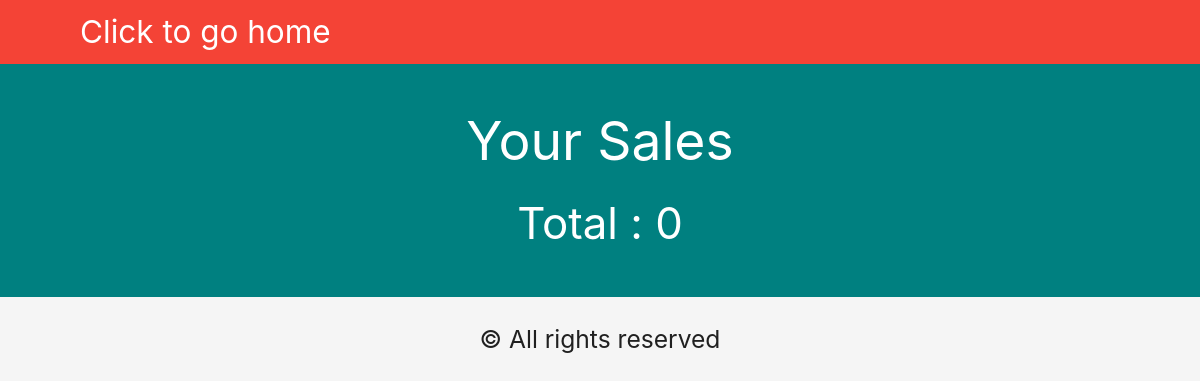
Before: /seller/view_all_sales.php (signed in) with the older database file.
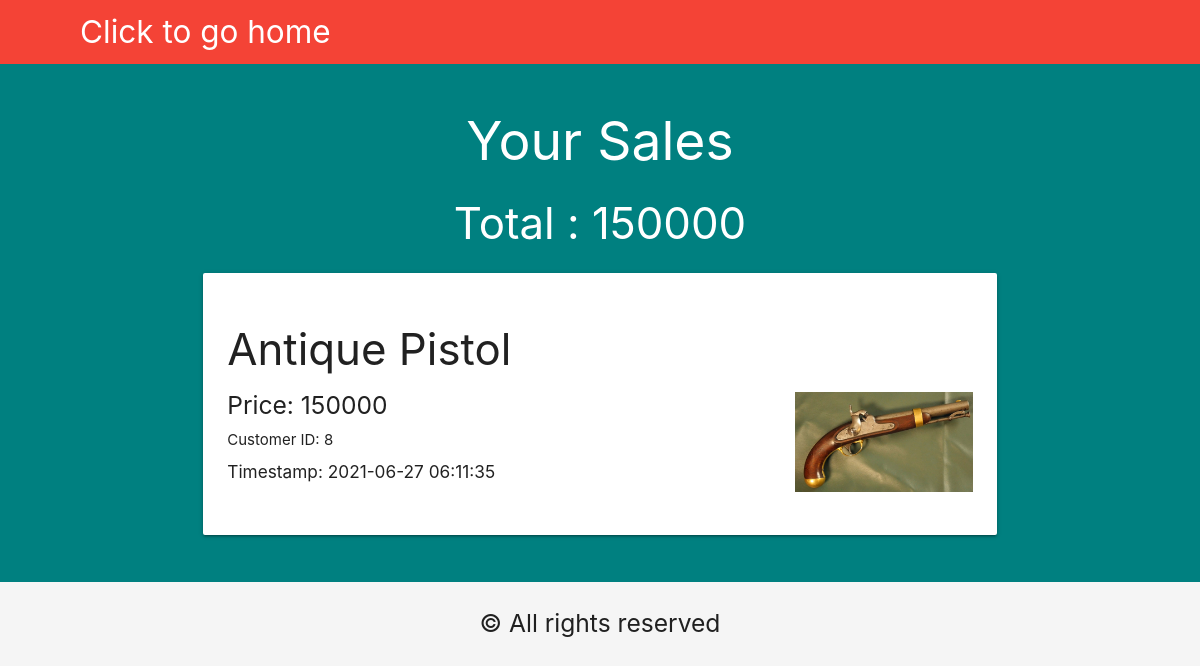
After: the same page with the newer database file.
### tables this page shows
CREATE TABLE `transactions` (
  `cust_id` int(5) NOT NULL,
  `seller_id` int(5) NOT NULL,
  `timestamp` timestamp NOT NULL DEFAULT current_timestamp(),
  `trans_id` int(10) NOT NULL,
  `product_id` int(5) NOT NULL,
  `Total` int(11) NOT NULL
);

### seller/view_all_sales.php (the view, shortened to what this page needs)
<?php
    include("../templates/database_conn.php");
    $sid=$_SESSION['SELLER_ID'];
    $sql2="SELECT * FROM `transactions` where `seller_id`='$sid' order by `timestamp` desc";
    $res2=mysqli_query($con,$sql2);
    $row2 =mysqli_fetch_all($res2, MYSQLI_ASSOC);
    $totalsales=0;
    foreach($row2 as $p){
        $totalsales+=$p['Total'];
    }
?>
<!DOCTYPE html>
<html lang="en">
<head>
    <link rel="stylesheet" href="../templates/stylesheet.css">
    <link rel="stylesheet" href="https://cdnjs.cloudflare.com/ajax/libs/materialize/1.0.0/css/materialize.min.css">
</head>
<body class="grey lighten-4" >
<nav class="red z-depth-0" style="padding-right: 30px;padding-left: 80px;">
		<div>
			<a href="sellerpage.php" class="brand-logo brand-text hide-on-med-and-down">Click to go home</a>
        </div>
</nav>
<div class="blackbgbg">
<div class="container">
    <section>
    <div class="row">
    <h2 class="white-text" style="text-align:center;">Your Sales</h2>
    <h3 class="white-text" style="text-align:center;">Total : <?php echo $totalsales;?></h3>
<?php foreach($row2 as $p){ ?>
            <div class="col s12 md6">
  				    <div class="card">
                        <div class="card-content">
                            <?php
                            $k=$p['product_id'];
                                $sql3="Select * from product where product_id='$k'";
                                $res3=mysqli_query($con,$sql3);
                                $row3=mysqli_fetch_array($res3,MYSQLI_ASSOC);
                            ?>
                          <h3><?php print_r($row3['product_name']); ?></h3>
                          <img class="right" src="<?php print_r($row3['product_img']); ?>" height="100px">
                        <div>
                          <h5>Price: <?php echo $p['Total'];?></h5>
                          <h7>Customer ID: <?php echo $p['cust_id'];?></h7>
                          <h6>Timestamp: <?php echo $p['timestamp'];?></h6>
                          <br>
                          </div>
                        </div>
                    </div>
            </div>
        <?php
    } ?>
    </div>
</div>
</div>
<section class="footer">
        <div class="container textcenter">
            <h5>© All rights reserved<br>
        </div>
</section>

Changed rows visible on the page:
added transactions: value "Antique Pistol", Total "150000", cust "8", timestamp "2021-06-27 06:11:35"
Other visible differences:
$totalsales: "0" → "150000"
